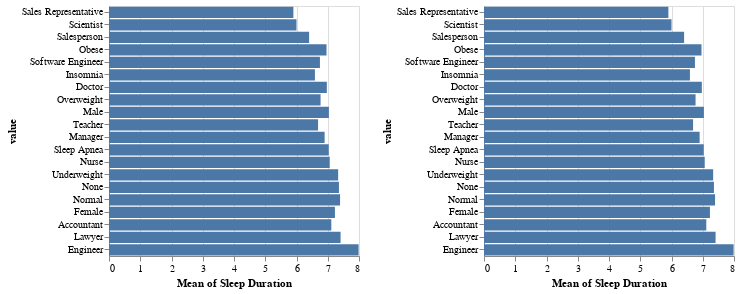

Here is the notebook cell this chart was saved with:
### Markdown cell above
### Variables

Here is a list of variables and descriptions per the overview on Kaggle:

**Person ID**: An identifier for each individual.

**Gender**: The gender of the person (Male/Female).

**Age**: The age of the person in years.

**Occupation**: The occupation or profession of the person.

**Sleep Duration (hours)**: The number of hours the person sleeps per day.

**Quality of Sleep (scale: 1-10)**: A subjective rating of the quality of sleep, ranging from 1 to 10.

**Physical Activity Level (minutes/day)**: The number of minutes the person engages in physical activity daily.

**Stress Level (scale: 1-10)**: A subjective rating of the stress level experienced by the person, ranging from 1 to 10.

**BMI Category**: The BMI category of the person (e.g., Underweight, Normal, Overweight).

**Heart Rate (bpm)**: The resting heart rate of the person in beats per minute.

**Daily Steps**: The number of steps the person takes per day.

**Sleep Disorder**: The presence or absence of a sleep disorder in the person (None, Insomnia, Sleep Apnea).

### Sleep Duration and Quality Histogram

For this visualization, we chose to present a histogram of the mean sleep quality and mean sleep duration against various categorical variables. This provides the user with a quick overview of which demographic/lifestyle categories appear to, on average, have the most impact on sleep. 

***Use the dropdown menu to select a category.***

### Code cell
base =  alt.Chart(df)

bind_options2 = [None, "Gender", "Occupation", "BMI Category", "Sleep Disorder"]
dropdown2 = alt.binding_select(options=bind_options2, name="Select a value:", )
selection3 = alt.selection_single(fields=['column'], bind=dropdown2)

qualitybar = base.properties(width = 250, height = 250).transform_fold(
    ["Gender", "Occupation", "BMI Category", "Sleep Disorder"],
    as_=['column', 'value']
).add_selection(
    selection3
).transform_filter(
    selection3
).mark_bar().encode(
    x = "mean(Sleep Duration)",
    y = alt.Y(field = "value", type='nominal', sort=alt.EncodingSortField(field='Quality of Sleep', op='mean')),
    tooltip = ["value:N", "mean(Sleep Duration)", "count()"]
)

durationbar = base.properties(width = 250, height = 250).transform_fold(
    ["Gender", "Occupation", "BMI Category", "Sleep Disorder"],
    as_=['column', 'value']
).add_selection(
    selection3
).transform_filter(
    selection3
).mark_bar().encode(
    x = "mean(Sleep Duration)",
    y = alt.Y(field = "value", type='nominal', sort=alt.EncodingSortField(field='Quality of Sleep', op='mean')),
    tooltip = ["value:N", "mean(Quality of Sleep)", "count()"]
)

qualitybar | durationbar

### Figure 1 — Vega-Lite specification as saved in the notebook (floating-point values rounded to 4 significant figures; data arrays with more than 128 entries replaced by an {"elided": "..."} marker saying what was removed)
{"config": {"view": {"continuousWidth": 300, "continuousHeight": 300}}, "hconcat": [{"mark": {"type": "bar"}, "encoding": {"tooltip": [{"field": "value", "type": "nominal"}, {"aggregate": "mean", "field": "Sleep Duration", "type": "quantitative"}, {"aggregate": "count", "type": "quantitative"}], "x": {"aggregate": "mean", "field": "Sleep Duration", "type": "quantitative"}, "y": {"field": "value", "sort": {"field": "Quality of Sleep", "op": "mean"}, "type": "nominal"}}, "height": 250, "name": "view_1", "transform": [{"fold": ["Gender", "Occupation", "BMI Category", "Sleep Disorder"], "as": ["column", "value"]}, {"filter": {"param": "param_1"}}], "width": 250}, {"mark": {"type": "bar"}, "encoding": {"tooltip": [{"field": "value", "type": "nominal"}, {"aggregate": "mean", "field": "Quality of Sleep", "type": "quantitative"}, {"aggregate": "count", "type": "quantitative"}], "x": {"aggregate": "mean", "field": "Sleep Duration", "type": "quantitative"}, "y": {"field": "value", "sort": {"field": "Quality of Sleep", "op": "mean"}, "type": "nominal"}}, "height": 250, "name": "view_2", "transform": [{"fold": ["Gender", "Occupation", "BMI Category", "Sleep Disorder"], "as": ["column", "value"]}, {"filter": {"param": "param_1"}}], "width": 250}], "data": {"name": "data-11d64b94834cacbb6315dd571297c8a6"}, "params": [{"name": "param_1", "select": {"type": "point", "fields": ["column"]}, "bind": {"input": "select", "options": [null, "Gender", "Occupation", "BMI Category", "Sleep Disorder"], "name": "Select a value:"}, "views": ["view_1", "view_2"]}], "$schema": "https://vega.github.io/schema/vega-lite/v5.8.0.json", "datasets": {"data-11d64b94834cacbb6315dd571297c8a6": {"elided": "374 records"}}}
